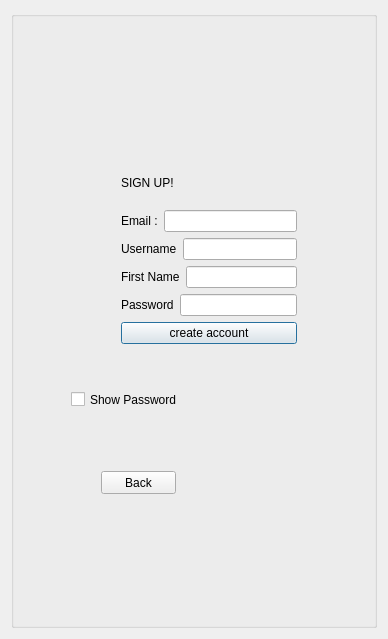
<?xml version="1.0" encoding="UTF-8"?>
<ui version="4.0">
 <class>createAccountDialog</class>
 <widget class="QDialog" name="createAccountDialog">
  <property name="geometry">
   <rect>
    <x>0</x>
    <y>0</y>
    <width>388</width>
    <height>639</height>
   </rect>
  </property>
  <property name="minimumSize">
   <size>
    <width>388</width>
    <height>639</height>
   </size>
  </property>
  <property name="maximumSize">
   <size>
    <width>388</width>
    <height>639</height>
   </size>
  </property>
  <property name="windowTitle">
   <string>Dialog</string>
  </property>
  <layout class="QVBoxLayout" name="verticalLayout_3">
   <item>
    <widget class="QGroupBox" name="groupBox">
     <property name="title">
      <string/>
     </property>
     <widget class="QWidget" name="layoutWidget">
      <property name="geometry">
       <rect>
        <x>110</x>
        <y>150</y>
        <width>176</width>
        <height>183</height>
       </rect>
      </property>
      <layout class="QVBoxLayout" name="verticalLayout_2">
       <item>
        <widget class="QLabel" name="label_5">
         <property name="text">
          <string>SIGN UP!</string>
         </property>
        </widget>
       </item>
       <item>
        <layout class="QVBoxLayout" name="verticalLayout">
         <item>
          <layout class="QHBoxLayout" name="horizontalLayout">
           <item>
            <widget class="QLabel" name="label">
             <property name="text">
              <string>Email :</string>
             </property>
            </widget>
           </item>
           <item>
            <widget class="QLineEdit" name="emailLn"/>
           </item>
          </layout>
         </item>
         <item>
          <layout class="QHBoxLayout" name="horizontalLayout_4">
           <item>
            <widget class="QLabel" name="label_4">
             <property name="text">
              <string>Username</string>
             </property>
            </widget>
           </item>
           <item>
            <widget class="QLineEdit" name="usernameLn"/>
           </item>
          </layout>
         </item>
         <item>
          <layout class="QHBoxLayout" name="horizontalLayout_2">
           <item>
            <widget class="QLabel" name="label_2">
             <property name="text">
              <string>First Name</string>
             </property>
            </widget>
           </item>
           <item>
            <widget class="QLineEdit" name="firstnameLn"/>
           </item>
          </layout>
         </item>
         <item>
          <layout class="QHBoxLayout" name="horizontalLayout_3">
           <item>
            <widget class="QLabel" name="label_3">
             <property name="text">
              <string>Password</string>
             </property>
            </widget>
           </item>
           <item>
            <widget class="QLineEdit" name="passwordLn"/>
           </item>
          </layout>
         </item>
        </layout>
       </item>
       <item>
        <widget class="QPushButton" name="createAccountBtn">
         <property name="text">
          <string>create account</string>
         </property>
        </widget>
       </item>
      </layout>
     </widget>
     <widget class="QPushButton" name="pushButton_2">
      <property name="geometry">
       <rect>
        <x>90</x>
        <y>460</y>
        <width>75</width>
        <height>23</height>
       </rect>
      </property>
      <property name="text">
       <string>Back</string>
      </property>
     </widget>
     <widget class="QCheckBox" name="checkBox">
      <property name="geometry">
       <rect>
        <x>60</x>
        <y>380</y>
        <width>181</width>
        <height>17</height>
       </rect>
      </property>
      <property name="text">
       <string>Show Password</string>
      </property>
     </widget>
    </widget>
   </item>
  </layout>
 </widget>
 <resources/>
 <connections>
  <connection>
   <sender>pushButton_2</sender>
   <signal>clicked()</signal>
   <receiver>createAccountDialog</receiver>
   <slot>close()</slot>
   <hints>
    <hint type="sourcelabel">
     <x>137</x>
     <y>480</y>
    </hint>
    <hint type="destinationlabel">
     <x>569</x>
     <y>428</y>
    </hint>
   </hints>
  </connection>
 </connections>
</ui>
